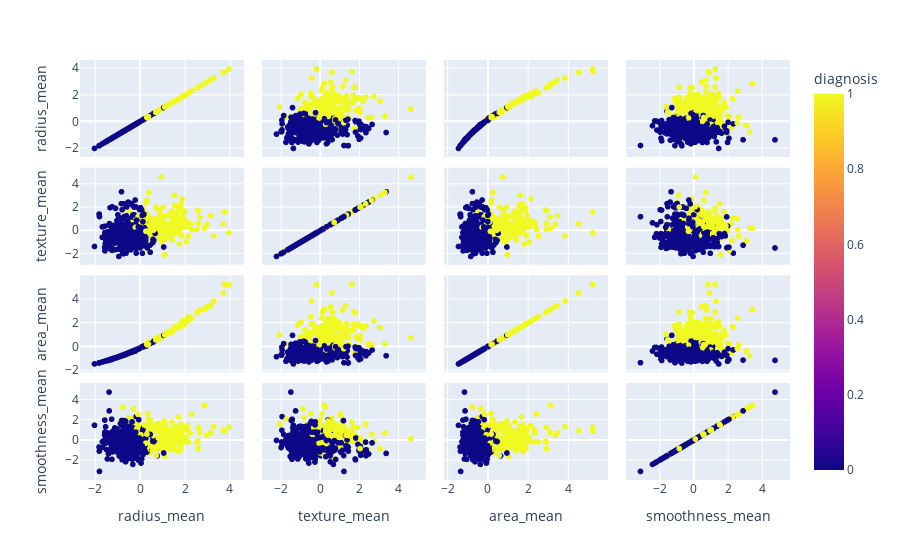

Notebook code cell kept with this figure:
### Code cell
# Scatter Matrix
px.scatter_matrix(df_cleaned,
                  dimensions=["radius_mean", "texture_mean", "area_mean", "smoothness_mean"],
                  color="diagnosis")

### Figure 1 — Plotly figure (JSON) as saved in the notebook; plotly's stock layout.template omitted (floating-point values rounded to 4 significant figures; data arrays with more than 128 entries replaced by an {"elided": "..."} marker saying what was removed)
{"data": [{"dimensions": [{"axis": {"matches": true}, "label": "radius_mean", "values": {"elided": "569 float values"}}, {"axis": {"matches": true}, "label": "texture_mean", "values": {"elided": "569 float values"}}, {"axis": {"matches": true}, "label": "area_mean", "values": {"elided": "569 float values"}}, {"axis": {"matches": true}, "label": "smoothness_mean", "values": {"elided": "569 float values"}}], "hovertemplate": "%{xaxis.title.text}=%{x}<br>%{yaxis.title.text}=%{y}<br>diagnosis=%{marker.color}<extra></extra>", "legendgroup": "", "marker": {"color": {"elided": "569 int values"}, "coloraxis": "coloraxis", "symbol": "circle"}, "name": "", "showlegend": false, "type": "splom"}], "layout": {"coloraxis": {"colorbar": {"title": {"text": "diagnosis"}}, "colorscale": [[0, "#0d0887"], [0.1111, "#46039f"], [0.2222, "#7201a8"], [0.3333, "#9c179e"], [0.4444, "#bd3786"], [0.5556, "#d8576b"], [0.6667, "#ed7953"], [0.7778, "#fb9f3a"], [0.8889, "#fdca26"], [1, "#f0f921"]]}, "dragmode": "select", "legend": {"tracegroupgap": 0}, "margin": {"t": 60}}}
